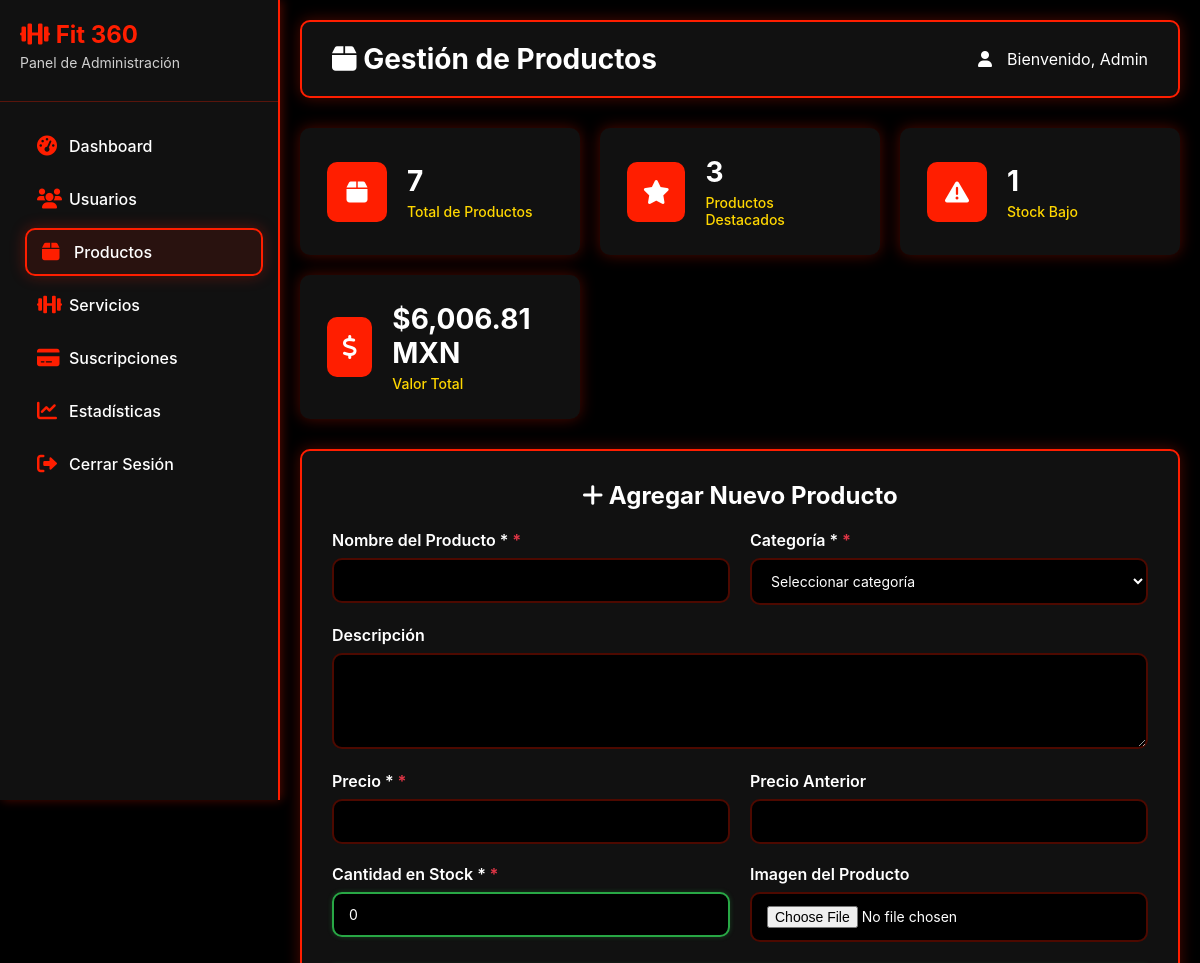
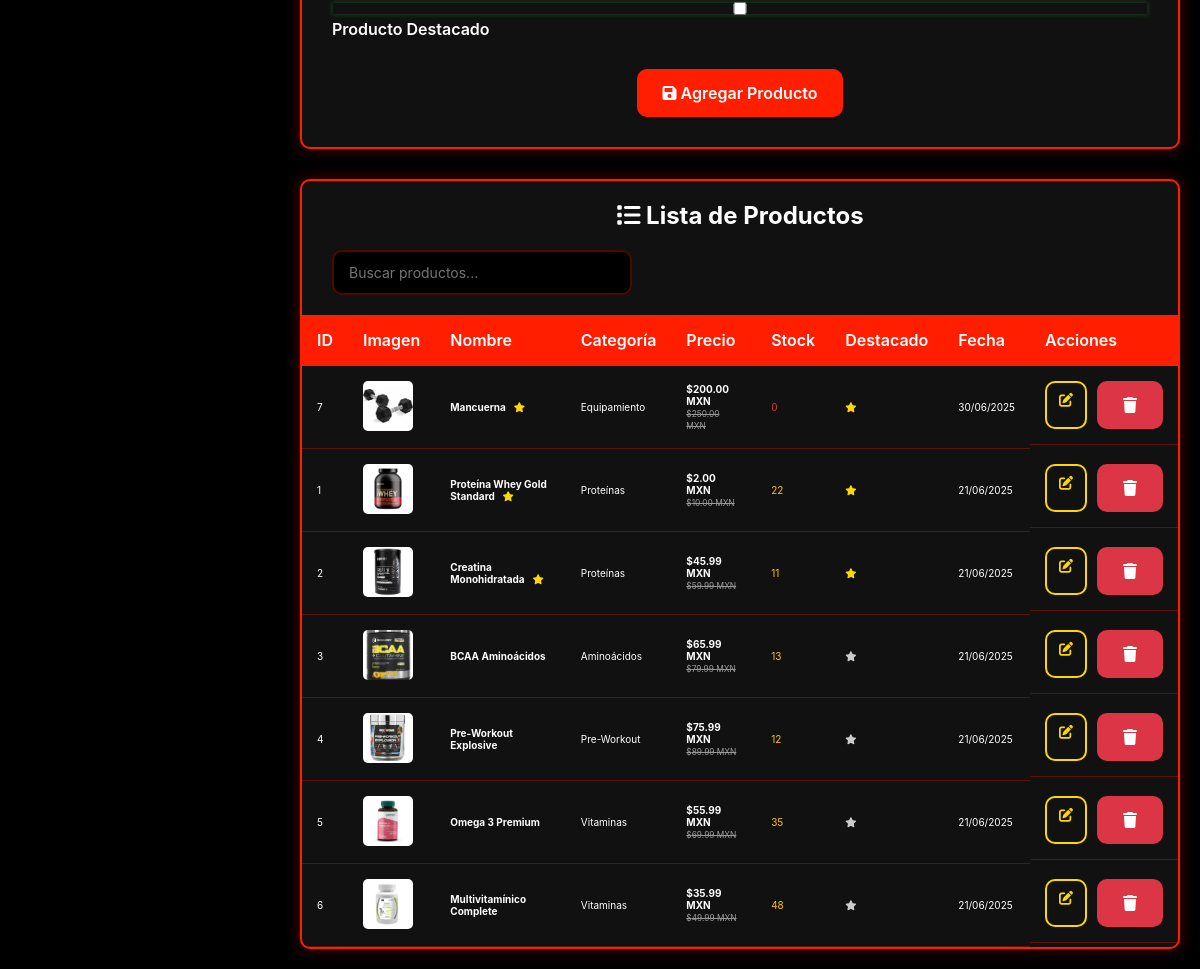
/admin/products.php (signed in), run on the app's committed database (2 pictures, top to bottom).
### tables this page shows
CREATE TABLE `producto` (
  `id_producto` int(11) NOT NULL,
  `nombre` varchar(100) NOT NULL,
  `descripcion` text DEFAULT NULL,
  `precio` decimal(10,2) NOT NULL,
  `precio_anterior` decimal(10,2) DEFAULT NULL,
  `cantidad_stock` int(11) DEFAULT 0,
  `id_categoria` int(11) DEFAULT NULL,
  `url_imagen` varchar(255) DEFAULT NULL,
  `calificacion` decimal(3,2) DEFAULT 0.00,
  `es_destacado` tinyint(1) DEFAULT 0,
  `esta_activo` tinyint(1) DEFAULT 1,
  `fecha_creacion` timestamp NOT NULL DEFAULT current_timestamp()
);

CREATE TABLE `categoria_producto` (
  `id_categoria` int(11) NOT NULL,
  `nombre` varchar(50) NOT NULL,
  `descripcion` text DEFAULT NULL,
  `esta_activo` tinyint(1) DEFAULT 1
);

### admin/products.php (the view, shortened to what this page needs)
<?php
$pdo = getConnection();
$products = $pdo->query("
    SELECT p.*, pc.nombre as category_name
    FROM producto p
    LEFT JOIN categoria_producto pc ON p.id_categoria = pc.id_categoria
    WHERE p.esta_activo = 1
    ORDER BY p.fecha_creacion DESC
")->fetchAll();
$edit_product = null;
$total_products = $pdo->query("SELECT COUNT(*) as total FROM producto WHERE esta_activo = 1")->fetch()['total'];
$featured_products = $pdo->query("SELECT COUNT(*) as total FROM producto WHERE es_destacado = 1 AND esta_activo = 1")->fetch()['total'];
$low_stock = $pdo->query("SELECT COUNT(*) as total FROM producto WHERE cantidad_stock <= 10 AND esta_activo = 1")->fetch()['total'];
$total_value = $pdo->query("SELECT SUM(precio * cantidad_stock) as total FROM producto WHERE esta_activo = 1")->fetch()['total'];
?>
<!DOCTYPE html>
<html lang="es">
<head>
    <link rel="stylesheet" href="https://cdnjs.cloudflare.com/ajax/libs/font-awesome/6.0.0/css/all.min.css">
    <link rel="stylesheet" href="admin-style.css">
</head>
<body>
    <div class="admin-container">
        <div class="admin-sidebar">
            <div class="sidebar-header">
                <h2><i class="fas fa-dumbbell"></i> Fit 360</h2>
                <p>Panel de Administración</p>
            </div>
            <ul class="sidebar-menu">
                <li>
                    <a href="index.php">
                        <i class="fas fa-tachometer-alt"></i>
                        <span>Dashboard</span>
                    </a>
                </li>
                <li>
                    <a href="users.php">
                        <i class="fas fa-users"></i>
                        <span>Usuarios</span>
                    </a>
                </li>
                <li class="active">
                    <a href="products.php">
                        <i class="fas fa-box"></i>
                        <span>Productos</span>
                    </a>
                </li>
                <li>
                    <a href="services.php">
                        <i class="fas fa-dumbbell"></i>
                        <span>Servicios</span>
                    </a>
                </li>
                <li>
                    <a href="subscriptions.php">
                        <i class="fas fa-credit-card"></i>
                        <span>Suscripciones</span>
                    </a>
                </li>
                <li>
                    <a href="sales.php">
                        <i class="fas fa-chart-line"></i>
                        <span>Estadísticas</span>
                    </a>
                </li>
                <li>
                    <a href="../logout.php">
                        <i class="fas fa-sign-out-alt"></i>
                        <span>Cerrar Sesión</span>
                    </a>
                </li>
            </ul>
        </div>
        <div class="admin-main">
            <div class="admin-header">
                <h1><i class="fas fa-box"></i> Gestión de Productos</h1>
                <div class="user-info">
                    <i class="fas fa-user"></i>
                    Bienvenido, <?php echo htmlspecialchars($_SESSION['username']); ?>
                </div>
            </div>
            <div class="stats-grid">
                <div class="stat-card">
                    <div class="stat-icon">
                        <i class="fas fa-box"></i>
                    </div>
                    <div class="stat-info">
                        <h3><?php echo number_format($total_products); ?></h3>
                        <p>Total de Productos</p>
                    </div>
                </div>
                <div class="stat-card">
                    <div class="stat-icon">
                        <i class="fas fa-star"></i>
                    </div>
                    <div class="stat-info">
                        <h3><?php echo number_format($featured_products); ?></h3>
                        <p>Productos Destacados</p>
                    </div>
                </div>
                <div class="stat-card">
                    <div class="stat-icon">
                        <i class="fas fa-exclamation-triangle"></i>
                    </div>
                    <div class="stat-info">
                        <h3><?php echo number_format($low_stock); ?></h3>
                        <p>Stock Bajo</p>
                    </div>
                </div>
                <div class="stat-card">
                    <div class="stat-icon">
                        <i class="fas fa-dollar-sign"></i>
                    </div>
                    <div class="stat-info">
                        <h3>$<?php echo number_format($total_value, 2); ?> MXN</h3>
                        <p>Valor Total</p>
                    </div>
                </div>
            </div>
            <div class="admin-form">
                <h2><i class="fas fa-plus"></i> <?php echo $edit_product ? 'Editar Producto' : 'Agregar Nuevo Producto'; ?></h2>
                <form method="POST" action="" enctype="multipart/form-data">
                    <div class="form-row">
                        <div class="form-group">
                            <label for="name">Nombre del Producto *</label>
                            <input type="text" id="name" name="name" value="<?php echo $edit_product ? htmlspecialchars($edit_product['nombre']) : ''; ?>" required>
                        </div>
                        <div class="form-group">
                            <label for="category_id">Categoría *</label>
                            <select id="category_id" name="category_id" required>
                                <option value="">Seleccionar categoría</option>
                            </select>
                        </div>
                    </div>
                    <div class="form-group">
                        <label for="description">Descripción</label>
                        <textarea id="description" name="description" rows="4"><?php echo $edit_product ? htmlspecialchars($edit_product['descripcion']) : ''; ?></textarea>
                    </div>
                    <div class="form-row">
                        <div class="form-group">
                            <label for="price">Precio *</label>
                            <input type="number" id="price" name="price" step="0.01" min="0" value="<?php echo $edit_product ? $edit_product['precio'] : ''; ?>" required>
                        </div>
                        <div class="form-group">
                            <label for="old_price">Precio Anterior</label>
                            <input type="number" id="old_price" name="old_price" step="0.01" min="0" value="<?php echo $edit_product ? $edit_product['precio_anterior'] : ''; ?>">
                        </div>
                    </div>
                    <div class="form-row">
                        <div class="form-group">
                            <label for="stock_quantity">Cantidad en Stock *</label>
                            <input type="number" id="stock_quantity" name="stock_quantity" min="0" value="<?php echo $edit_product ? $edit_product['cantidad_stock'] : '0'; ?>" required>
                        </div>
                        <div class="form-group">
                            <label for="image">Imagen del Producto</label>
                            <input type="file" id="image" name="image" accept="image/*">
                        </div>
                    </div>
                    <div class="form-group">
                        <label class="checkbox-label">
                            <input type="checkbox" id="is_featured" name="is_featured" value="1" <?php echo ($edit_product && $edit_product['es_destacado']) ? 'checked' : ''; ?>>
                            Producto Destacado
                        </label>
                    </div>
                    <div class="form-actions">
                        <button type="submit" class="btn">
                            <i class="fas fa-save"></i>
                            <?php echo $edit_product ? 'Actualizar Producto' : 'Agregar Producto'; ?>
                        </button>
                    </div>
                </form>
            </div>
            <div class="admin-table">
                <h2><i class="fas fa-list"></i> Lista de Productos</h2>
                <div class="search-container">
                    <input type="text" class="search-input" placeholder="Buscar productos..." data-target=".product-row">
                </div>
                <table>
                    <thead>
                        <tr>
                            <th>ID</th>
                            <th>Imagen</th>
                            <th>Nombre</th>
                            <th>Categoría</th>
                            <th>Precio</th>
                            <th>Stock</th>
                            <th>Destacado</th>
                            <th>Fecha</th>
                            <th>Acciones</th>
                        </tr>
                    </thead>
                    <tbody>
                        <?php foreach ($products as $product): ?>
                            <tr class="product-row">
                                <td><?php echo $product['id_producto']; ?></td>
                                <td>
                                    <?php if ($product['url_imagen']): ?>
                                        <img src="../<?php echo htmlspecialchars($product['url_imagen']); ?>" alt="<?php echo htmlspecialchars($product['nombre']); ?>" style="width: 50px; height: 50px; object-fit: cover; border-radius: 5px;">
                                    <?php else: ?>
                                        <div style="width: 50px; height: 50px; background: #f0f0f0; border-radius: 5px; display: flex; align-items: center; justify-content: center;">
                                            <i class="fas fa-image" style="color: #ccc;"></i>
                                        </div>
                                    <?php endif; ?>
                                </td>
                                <td>
                                    <strong><?php echo htmlspecialchars($product['nombre']); ?></strong>
                                    <?php if ($product['es_destacado']): ?>
                                        <i class="fas fa-star" style="color: var(--accent-color); margin-left: 5px;"></i>
                                    <?php endif; ?>
                                </td>
                                <td><?php echo htmlspecialchars($product['category_name']); ?></td>
                                <td>
                                    <strong>$<?php echo number_format($product['precio'], 2); ?> MXN</strong>
                                    <?php if ($product['precio_anterior']): ?>
                                        <br><small style="text-decoration: line-through; color: #999;">$<?php echo number_format($product['precio_anterior'], 2); ?> MXN</small>
                                    <?php endif; ?>
                                </td>
                                <td>
                                    <span class="<?php echo $product['cantidad_stock'] <= 10 ? 'text-danger' : ($product['cantidad_stock'] <= 50 ? 'text-warning' : 'text-success'); ?>">
                                        <?php echo $product['cantidad_stock']; ?>
                                    </span>
                                </td>
                                <td>
                                    <?php if ($product['es_destacado']): ?>
                                        <i class="fas fa-star" style="color: var(--accent-color);"></i>
                                    <?php else: ?>
                                        <i class="fas fa-star" style="color: #ccc;"></i>
                                    <?php endif; ?>
                                </td>
                                <td><?php echo date('d/m/Y', strtotime($product['fecha_creacion'])); ?></td>
                                <td class="table-actions">
                                    <a href="?edit=<?php echo $product['id_producto']; ?>" class="btn btn-secondary" title="Editar">
                                        <i class="fas fa-edit"></i>
                                    </a>
                                    <form method="POST" style="display: inline;" onsubmit="return confirm('¿Estás seguro de que quieres eliminar este producto?')">
                                        <button type="submit" class="btn btn-danger" title="Eliminar">
                                            <i class="fas fa-trash"></i>
                                        </button>
                                    </form>
                                </td>
                            </tr>
                        <?php endforeach; ?>
                    </tbody>
                </table>
            </div>
        </div>
    </div>
</body>
</html>

### data on the page
producto: id_producto "7", url_imagen (picture), nombre "Mancuerna", es_destacado 1 (drawn), id_categoria.nombre "Equipamiento", precio "200.00", precio_anterior "250.00", cantidad_stock "0", fecha_creacion "30/06/2025"
producto: id_producto "1", url_imagen (picture), nombre "Proteína Whey Gold Standard", es_destacado 1 (drawn), id_categoria.nombre "Proteínas", precio "2.00", precio_anterior "10.00", cantidad_stock "22", fecha_creacion "21/06/2025"
producto: id_producto "2", url_imagen (picture), nombre "Creatina Monohidratada", es_destacado 1 (drawn), id_categoria.nombre "Proteínas", precio "45.99", precio_anterior "59.99", cantidad_stock "11", fecha_creacion "21/06/2025"
producto: id_producto "3", url_imagen (picture), nombre "BCAA Aminoácidos", id_categoria.nombre "Aminoácidos", precio "65.99", precio_anterior "79.99", cantidad_stock "13", es_destacado 0 (drawn), fecha_creacion "21/06/2025"
producto: id_producto "4", url_imagen (picture), nombre "Pre-Workout Explosive", id_categoria.nombre "Pre-Workout", precio "75.99", precio_anterior "89.99", cantidad_stock "12", es_destacado 0 (drawn), fecha_creacion "21/06/2025"
producto: id_producto "5", url_imagen (picture), nombre "Omega 3 Premium", id_categoria.nombre "Vitaminas", precio "55.99", precio_anterior "69.99", cantidad_stock "35", es_destacado 0 (drawn), fecha_creacion "21/06/2025"
producto: id_producto "6", url_imagen (picture), nombre "Multivitamínico Complete", id_categoria.nombre "Vitaminas", precio "35.99", precio_anterior "49.99", cantidad_stock "48", es_destacado 0 (drawn), fecha_creacion "21/06/2025"

### other printed values
$_SESSION['username'] "Admin"
$total_products "7"
$featured_products "3"
$low_stock "1"
$total_value "6,006.81"
